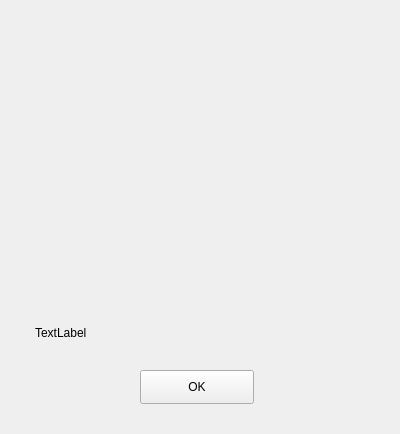
<?xml version="1.0" encoding="UTF-8"?>
<ui version="4.0">
 <class>AboutBox</class>
 <widget class="QWidget" name="AboutBox">
  <property name="geometry">
   <rect>
    <x>0</x>
    <y>0</y>
    <width>400</width>
    <height>434</height>
   </rect>
  </property>
  <property name="windowTitle">
   <string>Form</string>
  </property>
  <widget class="QLabel" name="labelVersion">
   <property name="geometry">
    <rect>
     <x>35</x>
     <y>320</y>
     <width>351</width>
     <height>26</height>
    </rect>
   </property>
   <property name="text">
    <string>TextLabel</string>
   </property>
  </widget>
  <widget class="QPushButton" name="buttonOk">
   <property name="geometry">
    <rect>
     <x>140</x>
     <y>370</y>
     <width>114</width>
     <height>34</height>
    </rect>
   </property>
   <property name="text">
    <string>OK</string>
   </property>
  </widget>
  <widget class="QLabel" name="label">
   <property name="geometry">
    <rect>
     <x>30</x>
     <y>40</y>
     <width>341</width>
     <height>191</height>
    </rect>
   </property>
   <property name="text">
    <string/>
   </property>
   <property name="pixmap">
    <pixmap resource="resources.qrc">:/pic/icons/Slpash.png</pixmap>
   </property>
   <property name="scaledContents">
    <bool>true</bool>
   </property>
  </widget>
 </widget>
 <resources>
  <include location="resources.qrc"/>
 </resources>
 <connections>
  <connection>
   <sender>buttonOk</sender>
   <signal>clicked()</signal>
   <receiver>AboutBox</receiver>
   <slot>close()</slot>
   <hints>
    <hint type="sourcelabel">
     <x>199</x>
     <y>247</y>
    </hint>
    <hint type="destinationlabel">
     <x>554</x>
     <y>244</y>
    </hint>
   </hints>
  </connection>
 </connections>
</ui>
